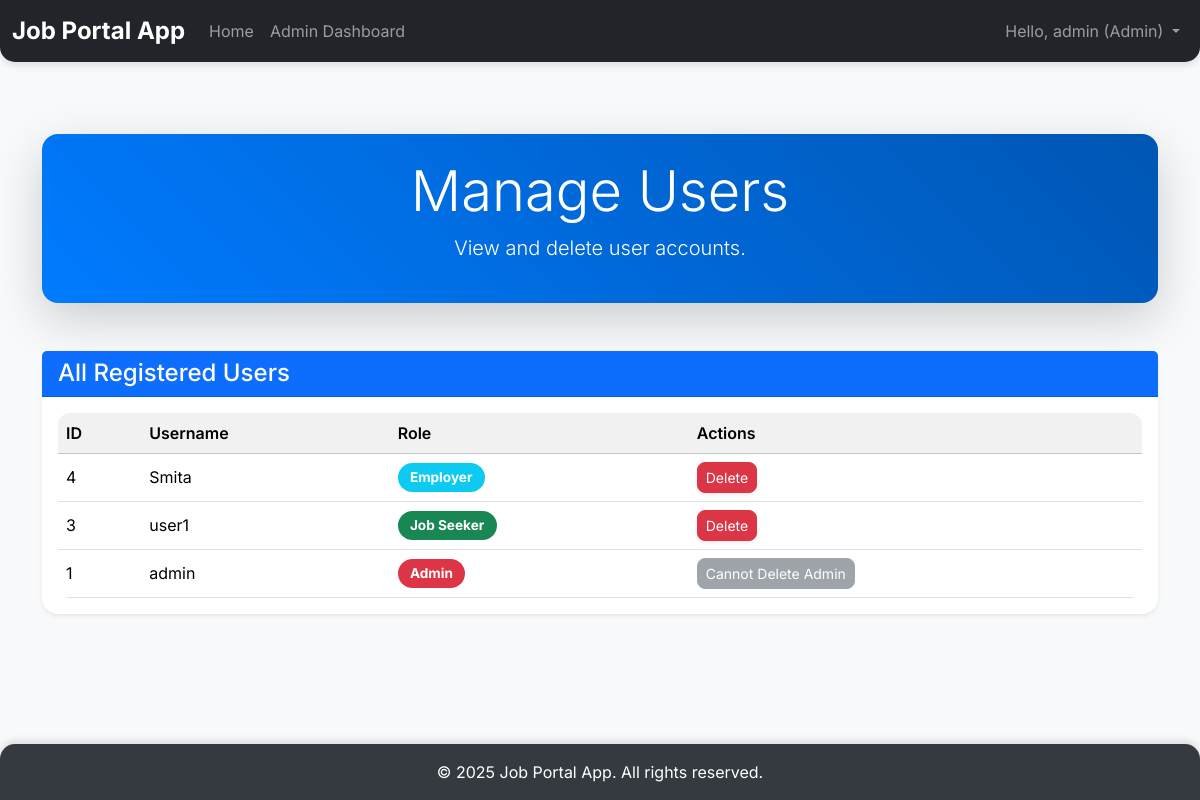
/admin/manage_users (signed in), run on the app's committed database.
### tables this page shows
CREATE TABLE users (
            id INTEGER PRIMARY KEY AUTOINCREMENT,
            username TEXT UNIQUE NOT NULL,
            password_hash TEXT NOT NULL,
            role TEXT NOT NULL CHECK (role IN ('job_seeker', 'employer', 'admin'))
        );

### app.py (the view)
@app.route('/admin/manage_users')
@login_required
@role_required('admin')
def manage_users():
    db = get_db()
    cursor = db.cursor()
    users = cursor.execute("SELECT * FROM users ORDER BY id DESC").fetchall()
    return render_template('manage_users.html', users=users)

### app.py (called while the page is built)
def get_db():
    if 'db' not in g:
        g.db = sqlite3.connect(DATABASE)
        g.db.row_factory = sqlite3.Row  # This allows accessing columns by name
    return g.db

@app.context_processor
def inject_current_year():
    return {'current_year': datetime.datetime.now().year}

def login_required(f):
    @wraps(f)
    def decorated_function(*args, **kwargs):
        if 'user_id' not in session:
            flash('Please log in to access this page.', 'danger')
            return redirect(url_for('login'))
        return f(*args, **kwargs)
    return decorated_function

def role_required(role_name):
    def decorator(f):
        @wraps(f)
        def decorated_function(*args, **kwargs):
            if 'role' not in session or session['role'] != role_name:
                flash(f'You do not have permission to access this page. {role_name} role required.', 'danger')
                return redirect(url_for('index'))
            return f(*args, **kwargs)
        return decorated_function
    return decorator

### templates/manage_users.html (shortened to what this page needs)
{% extends 'base.html' %}
{% block content %}
<div class="admin-header text-center my-5 p-4 bg-dark text-white rounded-lg shadow-lg">
    <h1 class="display-4">Manage Users</h1>
    <p class="lead">View and delete user accounts.</p>
</div>
<div class="card shadow-sm rounded-lg">
    <div class="card-header bg-primary text-white rounded-top-lg">
        <h4 class="mb-0">All Registered Users</h4>
    </div>
    <div class="card-body">
        {% if users %}
            <div class="table-responsive">
                <table class="table table-hover align-middle">
                    <thead class="table-light">
                        <tr>
                            <th scope="col">ID</th>
                            <th scope="col">Username</th>
                            <th scope="col">Role</th>
                            <th scope="col">Actions</th>
                        </tr>
                    </thead>
                    <tbody>
                        {% for user in users %}
                        <tr>
                            <td>{{ user.id }}</td>
                            <td>{{ user.username }}</td>
                            <td><span class="badge bg-{% if user.role == 'admin' %}danger{% elif user.role == 'employer' %}info{% else %}success{% endif %}">{{ user.role.replace('_', ' ').title() }}</span></td>
                            <td>
                                {% if user.role != 'admin' %}
                                <form action="{{ url_for('delete_user', user_id=user.id) }}" method="POST" class="d-inline">
                                    <button type="submit" class="btn btn-danger btn-sm rounded-pill shadow-sm" onclick="return confirm('Are you sure you want to delete user {{ user.username }}? This action cannot be undone and will also delete their jobs/applications.')">Delete</button>
                                </form>
                                {% else %}
                                <button class="btn btn-secondary btn-sm rounded-pill" disabled>Cannot Delete Admin</button>
                                {% endif %}
                            </td>
                        </tr>
                        {% endfor %}
                    </tbody>
                </table>
            </div>
        {% else %}
            <div class="alert alert-info text-center rounded p-3" role="alert">
                No users found.
            </div>
        {% endif %}
    </div>
</div>
{% endblock %}

### static/css/style.css (style rules this page uses)
body { font-family: 'Inter', sans-serif; background-color: #f8f9fa; display: flex; flex-direction: column; min-height: 100vh; }
.card { border-radius: 1rem !important; border: none; }
.btn { border-radius: 0.5rem !important; transition: all 0.3s ease; }
.btn-danger { background-color: #dc3545; border-color: #dc3545; }
.badge { padding: 0.6em 0.9em; font-size: 0.85em; border-radius: 1rem !important; }
.dashboard-header, .admin-dashboard-header, .admin-header { background: linear-gradient(45deg, #007bff, #0056b3); color: white; padding: 2.5rem; border-radius: 1rem; box-shadow: 0 0.5rem 1rem rgba(0, 0, 0, 0.2); }
.table-responsive { border-radius: 0.75rem; overflow: hidden; }
.table { margin-bottom: 0; }
.table thead th { background-color: #f1f1f1; font-weight: 600; }

### data on the page
users: id "4", username "Smita", role.replace "Employer"
users: id "3", username "user1", role.replace "Job Seeker"
users: id "1", username "admin", role.replace "Admin", shows "Cannot Delete Admin"

### other printed values
{{ session['username'] }} "admin"
{{ session['role'].replace('_', ' ').title() }} "Admin"
